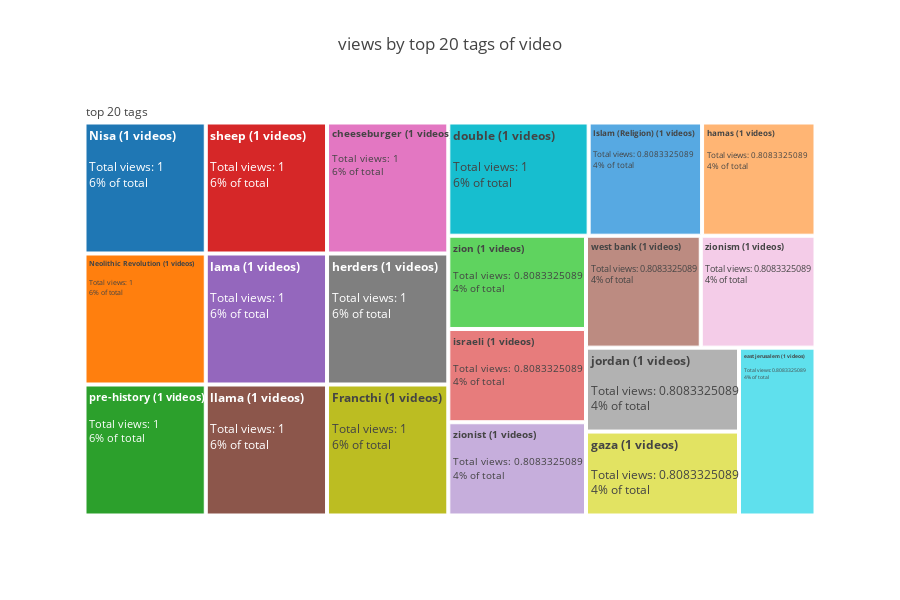

Source (notebook cell):
### Markdown cell above
### Treemap
the treemap plot provides a visual representation of the distribution of views among different tags, allowing to quickly identify which tags are associated with the highest total views and their relative contributions to the overall viewership.

### Code cell
import plotly
import plotly.graph_objects as go

top_20_tag = by_tag.head(20)

fig = go.Figure()
labels = (top_20_tag.tag.astype(str) + ' (' + top_20_tag['Count'].astype(str) + ' videos)').values
fig.add_treemap(labels=labels, 
                parents=['top 20 tags' for i in range(len(top_20_tag))], 
                values=top_20_tag['Views'],
                texttemplate='<b>%{label}</b><br><br>Total views: %{value}<br>%{percentParent} of total')
fig.layout.template = 'none'
fig.layout.height = 600
fig.layout.title = ' views by top 20 tags of video'
fig

### Figure 1 — Plotly figure (JSON) as saved in the notebook; plotly's stock layout.template omitted (floating-point values rounded to 4 significant figures)
{"data": [{"labels": ["Nisa (1 videos)", "Neolithic Revolution (1 videos)", "pre-history (1 videos)", "sheep (1 videos)", "lama (1 videos)", "llama (1 videos)", "cheeseburger (1 videos)", "herders (1 videos)", "Francthi (1 videos)", "double (1 videos)", "Islam (Religion) (1 videos)", "hamas (1 videos)", "zion (1 videos)", "israeli (1 videos)", "zionist (1 videos)", "west bank (1 videos)", "zionism (1 videos)", "jordan (1 videos)", "gaza (1 videos)", "east jerusalem (1 videos)"], "parents": ["top 20 tags", "top 20 tags", "top 20 tags", "top 20 tags", "top 20 tags", "top 20 tags", "top 20 tags", "top 20 tags", "top 20 tags", "top 20 tags", "top 20 tags", "top 20 tags", "top 20 tags", "top 20 tags", "top 20 tags", "top 20 tags", "top 20 tags", "top 20 tags", "top 20 tags", "top 20 tags"], "texttemplate": "<b>%{label}</b><br><br>Total views: %{value}<br>%{percentParent} of total", "type": "treemap", "values": [1, 1, 1, 1, 1, 1, 1, 1, 1, 1, 0.8083, 0.8083, 0.8083, 0.8083, 0.8083, 0.8083, 0.8083, 0.8083, 0.8083, 0.8083]}], "layout": {"height": 600, "title": {"text": " views by top 20 tags of video"}}}
